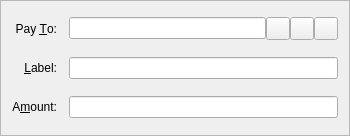
<?xml version="1.0" encoding="UTF-8"?>
<ui version="4.0">
 <class>SendCoinsEntry</class>
 <widget class="QFrame" name="SendCoinsEntry">
  <property name="geometry">
   <rect>
    <x>0</x>
    <y>0</y>
    <width>350</width>
    <height>136</height>
   </rect>
  </property>
  <property name="windowTitle">
   <string>Form</string>
  </property>
  <property name="frameShape">
   <enum>QFrame::StyledPanel</enum>
  </property>
  <property name="frameShadow">
   <enum>QFrame::Sunken</enum>
  </property>
  <layout class="QGridLayout" name="gridLayout">
   <property name="spacing">
    <number>12</number>
   </property>
   <item row="5" column="0">
    <widget class="QLabel" name="label">
     <property name="text">
      <string>A&amp;mount:</string>
     </property>
     <property name="alignment">
      <set>Qt::AlignRight|Qt::AlignTrailing|Qt::AlignVCenter</set>
     </property>
     <property name="buddy">
      <cstring>payAmount</cstring>
     </property>
    </widget>
   </item>
   <item row="3" column="0">
    <widget class="QLabel" name="label_2">
     <property name="text">
      <string>Pay &amp;To:</string>
     </property>
     <property name="alignment">
      <set>Qt::AlignRight|Qt::AlignTrailing|Qt::AlignVCenter</set>
     </property>
     <property name="buddy">
      <cstring>payTo</cstring>
     </property>
    </widget>
   </item>
   <item row="5" column="1">
    <widget class="BitcoinAmountField" name="payAmount"/>
   </item>
   <item row="4" column="0">
    <widget class="QLabel" name="label_4">
     <property name="text">
      <string>&amp;Label:</string>
     </property>
     <property name="alignment">
      <set>Qt::AlignRight|Qt::AlignTrailing|Qt::AlignVCenter</set>
     </property>
     <property name="buddy">
      <cstring>addAsLabel</cstring>
     </property>
    </widget>
   </item>
   <item row="3" column="1">
    <layout class="QHBoxLayout" name="payToLayout">
     <property name="spacing">
      <number>0</number>
     </property>
     <item>
      <widget class="QValidatedLineEdit" name="payTo">
       <property name="toolTip">
        <string>The address to send the payment to (e.g. Sa4swuabLzDUiudhhJ563fas95CBeUxuGR)</string>
       </property>
       <property name="maxLength">
        <number>34</number>
       </property>
      </widget>
     </item>
     <item>
      <widget class="QToolButton" name="addressBookButton">
       <property name="toolTip">
        <string>Choose address from address book</string>
       </property>
       <property name="text">
        <string/>
       </property>
       <property name="icon">
        <iconset resource="../bitcoin.qrc">
         <normaloff>:/icons/address-book</normaloff>:/icons/address-book</iconset>
       </property>
       <property name="shortcut">
        <string>Alt+A</string>
       </property>
      </widget>
     </item>
     <item>
      <widget class="QToolButton" name="pasteButton">
       <property name="toolTip">
        <string>Paste address from clipboard</string>
       </property>
       <property name="text">
        <string/>
       </property>
       <property name="icon">
        <iconset resource="../bitcoin.qrc">
         <normaloff>:/icons/editpaste</normaloff>:/icons/editpaste</iconset>
       </property>
       <property name="shortcut">
        <string>Alt+P</string>
       </property>
      </widget>
     </item>
     <item>
      <widget class="QToolButton" name="deleteButton">
       <property name="toolTip">
        <string>Remove this recipient</string>
       </property>
       <property name="text">
        <string/>
       </property>
       <property name="icon">
        <iconset resource="../bitcoin.qrc">
         <normaloff>:/icons/remove</normaloff>:/icons/remove</iconset>
       </property>
      </widget>
     </item>
    </layout>
   </item>
   <item row="4" column="1">
    <widget class="QValidatedLineEdit" name="addAsLabel">
     <property name="toolTip">
      <string>Enter a label for this address to add it to your address book</string>
     </property>
    </widget>
   </item>
  </layout>
 </widget>
 <customwidgets>
  <customwidget>
   <class>QValidatedLineEdit</class>
   <extends>QLineEdit</extends>
   <header>qvalidatedlineedit.h</header>
  </customwidget>
  <customwidget>
   <class>BitcoinAmountField</class>
   <extends>QLineEdit</extends>
   <header>bitcoinamountfield.h</header>
   <container>1</container>
  </customwidget>
 </customwidgets>
 <resources>
  <include location="../bitcoin.qrc"/>
 </resources>
 <connections/>
</ui>
